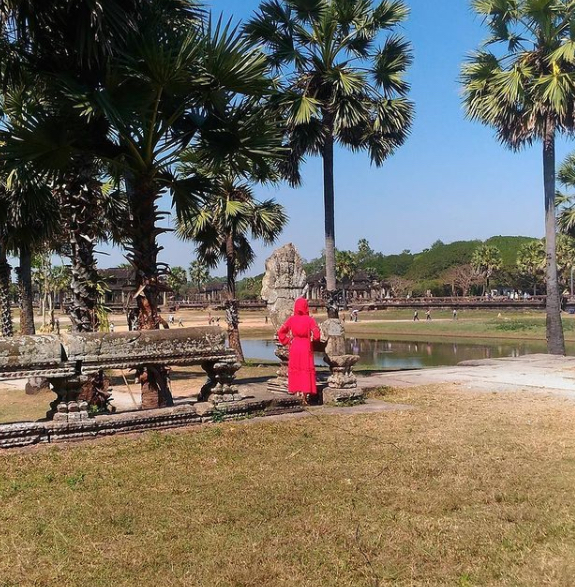
#> input picture Lab10/RGirl.png, 575 x 587 px, found by its file name
$ jupyter execute filter_image.ipynb
#> lines starting #> are read from the running program, lines starting #| are printed output that depends on the picture; after the words box and inside, x2 and y2 are one past the last pixel; in counts of white or black regions, pixels touching at a corner belong together
[cell 1]
import numpy as np
import matplotlib.pyplot as plt
from skimage.io import imshow, imread
from skimage.color import rgb2hsv, hsv2rgb
import cv2

[cell 2]
red_girl = imread('RGirl.png')
#> red_girl is the input picture: shape (587, 575, 3); mean R, G, B 114, 106.9, 93.7
plt.figure(num=None, figsize=(8, 6), dpi=80)
imshow(red_girl)

[cell 3]
red_filtered_girl = (red_girl[:,:,0] > 150)
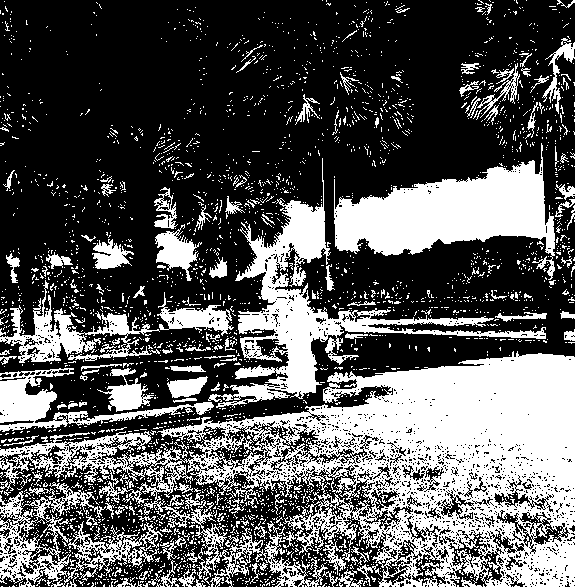
#> red_filtered_girl: shape (587, 575) bool; 34.5% white; 2966 white regions (2809 under 20 px), largest, box (x1, y1, x2, y2) and area: (0, 351, 575, 587) 55300, (334, 143, 555, 280) 13392, (208, 158, 546, 408) 12775
plt.figure(num=None, figsize=(8, 6), dpi=80)
imshow(red_filtered_girl, cmap = 'gray')

[cell 4]
red_girl_new = red_girl.copy()
red_girl_new[:, :, 0] = red_girl_new[:, :, 0]*red_filtered_girl
red_girl_new[:, :, 1] = red_girl_new[:, :, 1]*red_filtered_girl
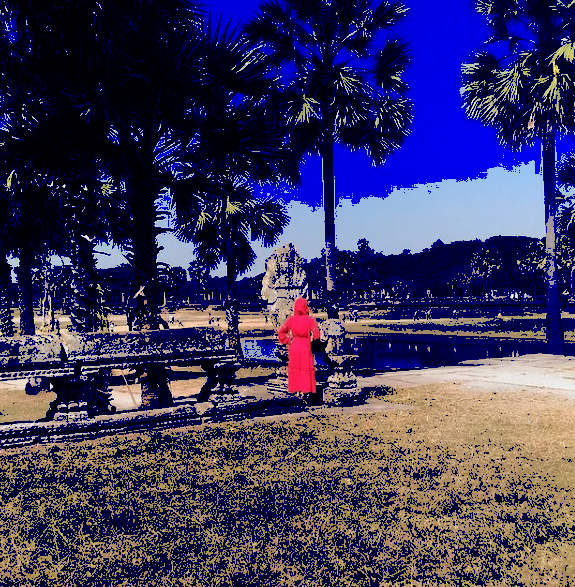
#> red_girl_new: shape (587, 575, 3); mean R, G, B 61.7, 54.5, 93.7
red_girl_new[:, :, 2] = red_girl_new[:, :, 2]*red_filtered_girl
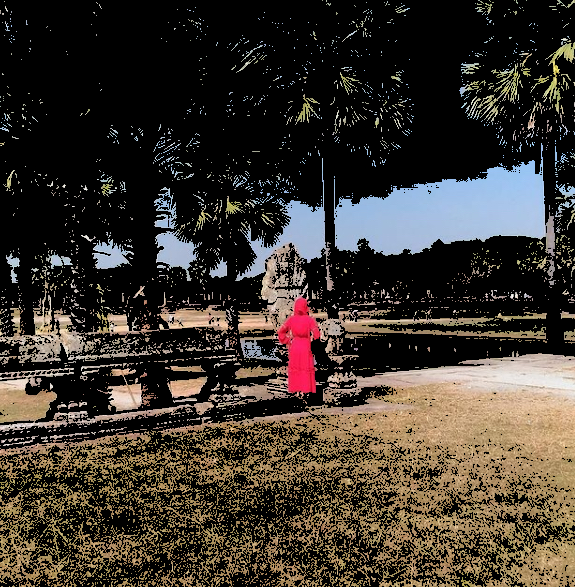
#> red_girl_new: shape (587, 575, 3); mean R, G, B 61.7, 54.5, 46.9
plt.figure(num=None, figsize=(8, 6), dpi=80)
imshow(red_girl_new)

[cell 5]
def rgb_splitter(image):
    rgb_list = ['Reds','Greens','Blues']
    fig, ax = plt.subplots(1, 3, figsize=(15,5), sharey = True)
    for i in range(3):
        ax[i].imshow(image[:,:,i], cmap = rgb_list[i])
        ax[i].set_title(rgb_list[i], fontsize = 15)

rgb_splitter(red_girl)
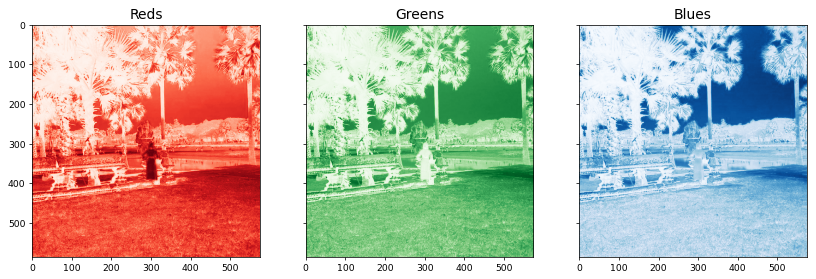
#> figure drawn by matplotlib, 3 panels

[cell 6]
red_filtered = (red_girl[:,:,0] > 150) & (red_girl[:,:,1] < 100) & (red_girl[:,:,2] < 110)
#> red_filtered: shape (587, 575) bool; 0.72% white; 14 white regions (13 under 20 px), largest, box (x1, y1, x2, y2) and area: (277, 297, 320, 394) 2422
plt.figure(num=None, figsize=(8, 6), dpi=80)
red_girl_new = red_girl.copy()
red_girl_new[:, :, 0] = red_girl_new[:, :, 0] * red_filtered
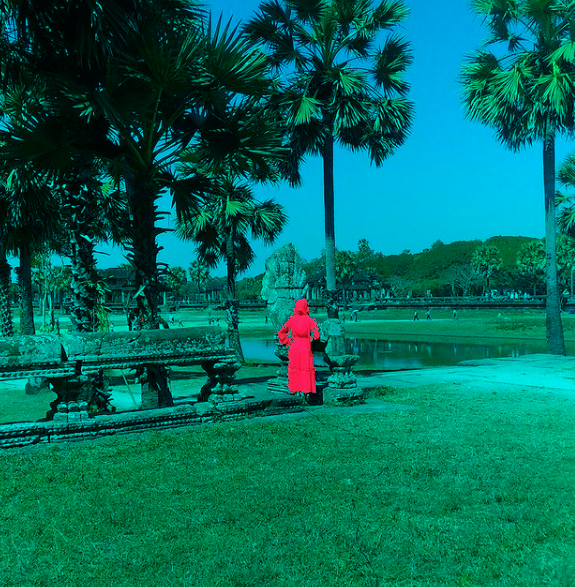
#> red_girl_new: shape (587, 575, 3); mean R, G, B 1.7, 106.9, 93.7
red_girl_new[:, :, 1] = red_girl_new[:, :, 1] * red_filtered
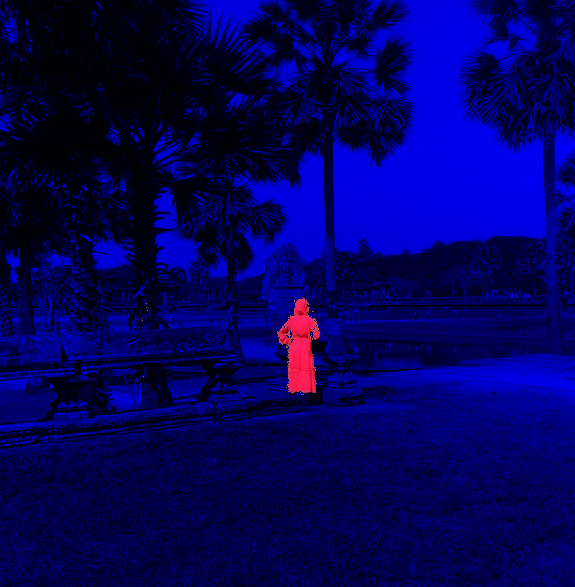
#> red_girl_new: shape (587, 575, 3); mean R, G, B 1.7, 0.3, 93.7
red_girl_new[:, :, 2] = red_girl_new[:, :, 2] * red_filtered
imshow(red_girl_new)

[cell 7]
def display_as_hsv(image):
#> called with image = 'RGirl.png'
    img = cv2.imread(image)
    img_hsv = cv2.cvtColor(img, cv2.COLOR_BGR2HSV)
#> img_hsv: shape (587, 575, 3); mean H, S, V 45.2, 96.6, 128

    hsv_list = ['Hue','Saturation','Value']
    fig, ax = plt.subplots(1, 3, figsize=(15,7), sharey = True)

    ax[0].imshow(img_hsv[:,:,0], cmap = 'hsv')
    ax[0].set_title(hsv_list[0], fontsize = 20)
    ax[0].axis('off')

    ax[1].imshow(img_hsv[:,:,1], cmap = 'Greys')
    ax[1].set_title(hsv_list[1], fontsize = 20)
    ax[1].axis('off')
    ax[2].imshow(img_hsv[:,:,2], cmap = 'gray')
    ax[2].set_title(hsv_list[2], fontsize = 20)
    ax[2].axis('off')

    fig.tight_layout()

display_as_hsv('RGirl.png')
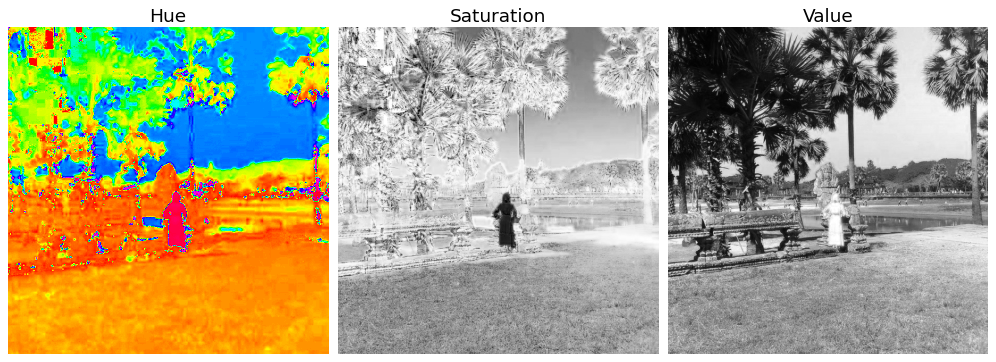
#> figure drawn by matplotlib, 3 panels

[cell 8]
img = cv2.imread('RGirl.png')
red_girl_hsv = cv2.cvtColor(img, cv2.COLOR_BGR2HSV)
plt.figure(num=None, figsize=(8, 6), dpi=80)
plt.imshow(red_girl_hsv[:,:,0], cmap='hsv')
plt.colorbar()
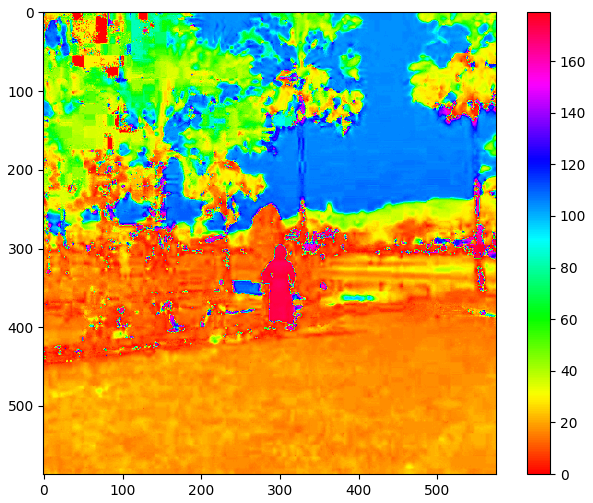
#> figure drawn by matplotlib, 2 panels

[cell 9]
lower_mask = red_girl_hsv [:,:,0] > 160
#> lower_mask: shape (587, 575) bool; 2.3% white; 802 white regions (756 under 20 px), largest, box (x1, y1, x2, y2) and area: (277, 295, 324, 405) 2875, (534, 269, 575, 313) 533, (331, 274, 371, 308) 324
upper_mask = red_girl_hsv [:,:,0] < 255
#> upper_mask: shape (587, 575) bool; every value is 1
mask = upper_mask*lower_mask
red = red_girl[:,:,0]*mask
green = red_girl[:,:,1]*mask
blue = red_girl[:,:,2]*mask
red_girl_masked = np.dstack((red,green,blue))
plt.figure(num=None, figsize=(8, 6), dpi=80)
imshow(red_girl_masked)

[cell 10]
lower_mask = red_girl_hsv [:,:,0] > 160
upper_mask = red_girl_hsv [:,:,0] < 255
saturation = red_girl_hsv [:,:,1] > 150
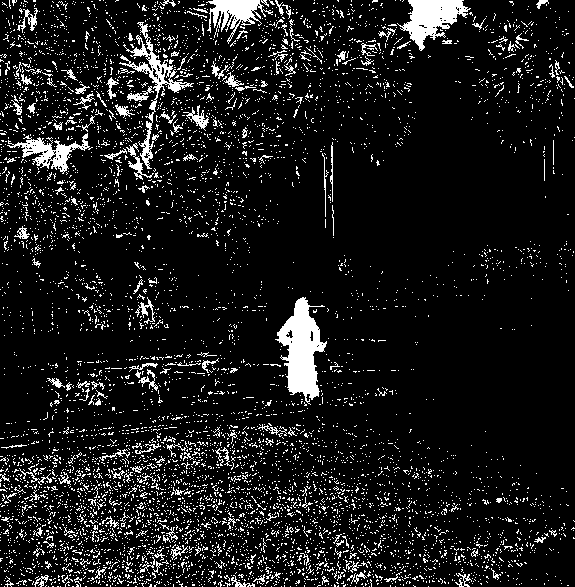
#> saturation: shape (587, 575) bool; 10% white; 6486 white regions (6298 under 20 px), largest, box (x1, y1, x2, y2) and area: (275, 297, 327, 405) 2773, (397, 0, 471, 51) 1785, (119, 22, 194, 169) 1471
mask = upper_mask*lower_mask*saturation
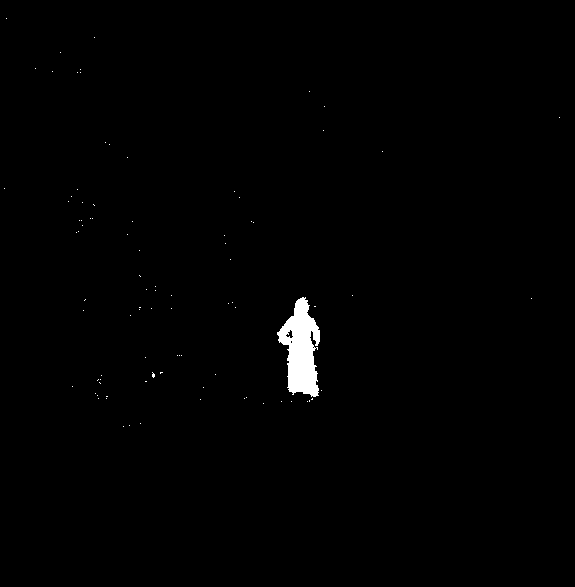
#> mask: shape (587, 575) bool; 0.79% white; 90 white regions (89 under 20 px), largest, box (x1, y1, x2, y2) and area: (277, 297, 320, 397) 2564
red = red_girl[:,:,0]*mask
green = red_girl[:,:,1]*mask
blue = red_girl[:,:,2]*mask
red_girl_masked = np.dstack((red,green,blue))
plt.figure(num=None, figsize=(8, 6), dpi=80)
imshow(red_girl_masked)
